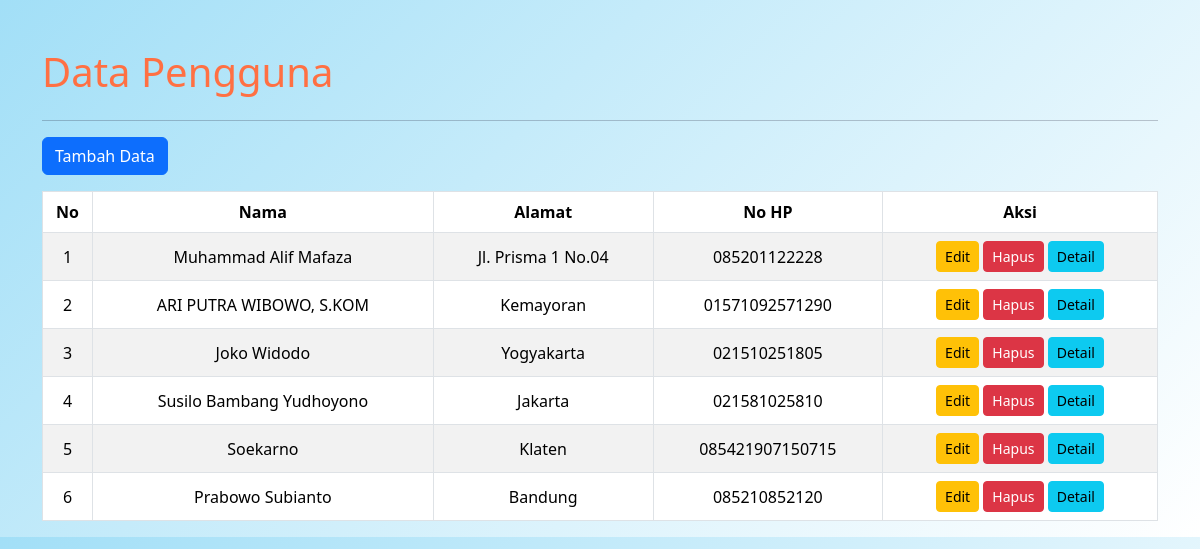
Before: / with the older database file.
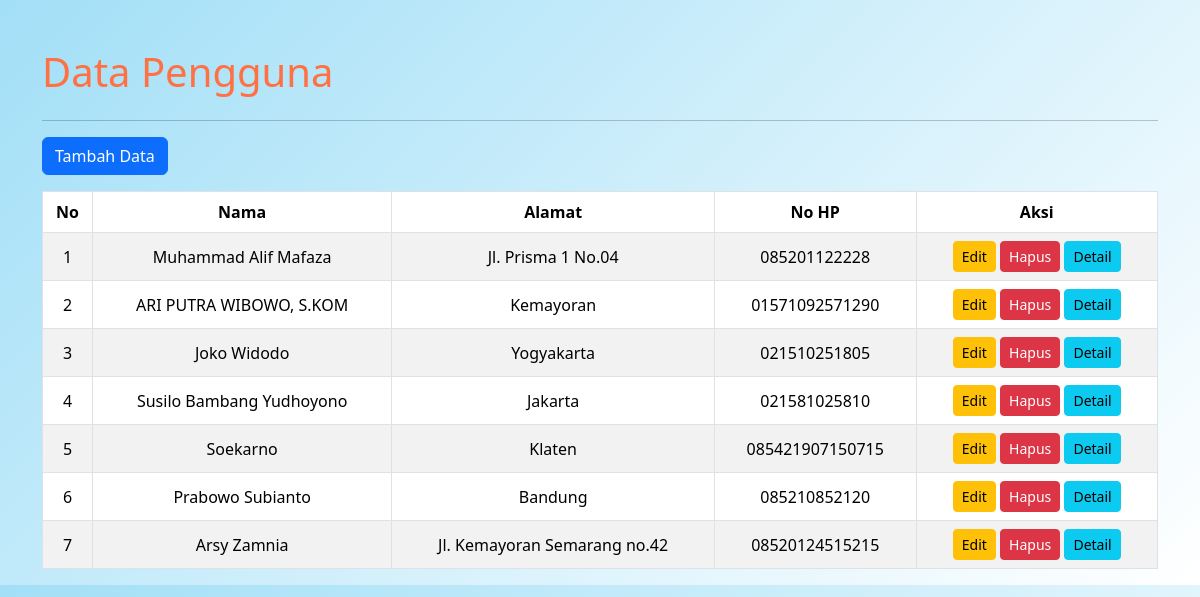
After: the same page with the newer database file.
### tables this page shows
CREATE TABLE `tb_users` (
  `id` int(11) NOT NULL,
  `nama` varchar(100) NOT NULL,
  `alamat` text DEFAULT NULL,
  `jenis_kelamin` enum('Laki-Laki','Perempuan') NOT NULL,
  `nohp` varchar(15) DEFAULT NULL,
  `email` varchar(100) DEFAULT NULL,
  `foto` varchar(255) DEFAULT NULL,
  `waktu_buat` timestamp NOT NULL DEFAULT current_timestamp(),
  `waktu_edit` timestamp NOT NULL DEFAULT current_timestamp() ON UPDATE current_timestamp()
);

### proses.php (called while the page is built, shortened)
<?php
include_once 'database.php';
class User {
    private $conn;
    public function __construct() {
        $database = new Database();
        $this->conn = $database->getConnection();
    }
    public function tampilData() {
        $query = "SELECT * FROM tb_users";
        $stmt = $this->conn->prepare($query);
        $stmt->execute();
        return $stmt->fetchAll(PDO::FETCH_ASSOC);
    }
}
?>

### database.php (called while the page is built, shortened)
<?php
class Database {
    private $host = "localhost";
    private $db_name = "db_php_0035";
    private $username = "root";
    private $password = "";
    public function getConnection() {
        $this->conn = null;
        try {
            $this->conn = new PDO("mysql:host=" . $this->host . ";dbname=" . $this->db_name, $this->username, $this->password);
            $this->conn->setAttribute(PDO::ATTR_ERRMODE, PDO::ERRMODE_EXCEPTION);
        } catch(PDOException $exception) {
            echo "Connection error: " . $exception->getMessage();
        }
        return $this->conn;
    }
}
?>

### index.php (the view, shortened to what this page needs)
<?php
include_once 'proses.php';
$user = new User();
$data = $user->tampilData();
?>
<!DOCTYPE html>
<html lang="en">
<head>
    <link href="https://cdn.jsdelivr.net/npm/bootstrap@5.3.3/dist/css/bootstrap.min.css" rel="stylesheet">
</head>
<body>
    <div class="container mt-5">
        <h1 class="mb-4">Data Pengguna</h1>
        <hr>
        <a href="input-data.php" class="btn btn-primary mb-3">Tambah Data</a>
        <table class="table table-bordered table-striped">
            <thead class="thead-light">
                <tr>
                    <th>No</th>
                    <th>Nama</th>
                    <th>Alamat</th>
                    <th>No HP</th>
                    <th>Aksi</th>
                </tr>
            </thead>
            <tbody>
                <?php $no = 1;  ?>
                <?php foreach ($data as $row): ?>
                    <tr>
                        <td><?= $no++; ?></td>
                        <td><?= htmlspecialchars($row['nama']); ?></td>
                        <td><?= htmlspecialchars($row['alamat']); ?></td>
                        <td><?= htmlspecialchars($row['nohp']); ?></td>
                        <td>
                            <a href="update-data.php?id=<?= $row['id']; ?>" class="btn btn-warning btn-sm">Edit</a>
                            <a href="proses.php?action=delete&id=<?= $row['id']; ?>" class="btn btn-danger btn-sm"
                                onclick="return confirm('Apakah Anda yakin ingin menghapus data untuk <?= htmlspecialchars($row['nama']); ?>?')">Hapus</a>
                            <a href="detail-data.php?id=<?= $row['id']; ?>" class="btn btn-info btn-sm">Detail</a>
                        </td>
                    </tr>
                <?php endforeach; ?>
            </tbody>
        </table>
    </div>
</body>
</html>

Changed rows visible on the page:
added tb_users: nama "Arsy Zamnia", alamat "Jl. Kemayoran Semarang no.42", nohp "08520124515215"
